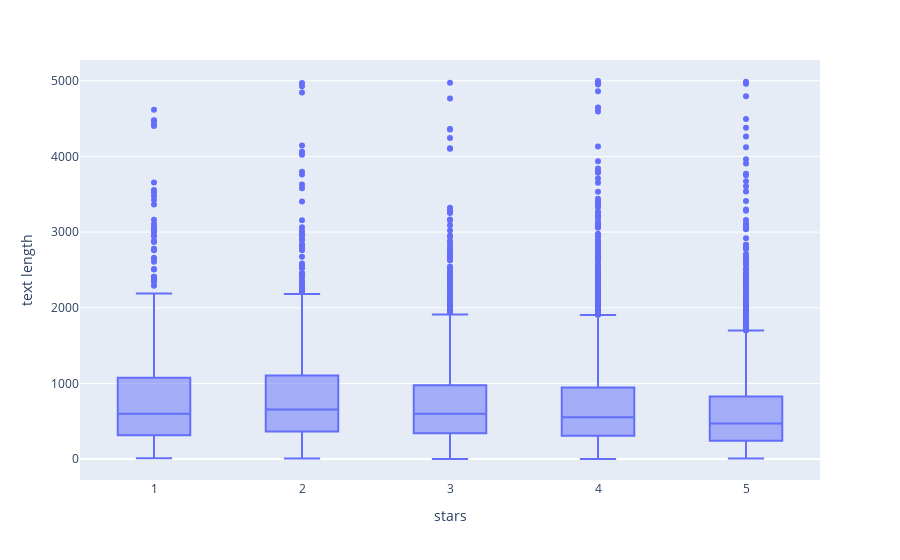

The notebook cell saved with this chart:
### Markdown cell above
**Create a boxplot of text length for each star category.**

### Code cell
px.box(data_frame=df, x="stars", y="text length")

### Figure 1 — Plotly figure (JSON) as saved in the notebook; plotly's stock layout.template omitted (floating-point values rounded to 4 significant figures; data arrays with more than 128 entries replaced by an {"elided": "..."} marker saying what was removed)
{"data": [{"alignmentgroup": "True", "hovertemplate": "stars=%{x}<br>text length=%{y}<extra></extra>", "legendgroup": "", "marker": {"color": "#636efa"}, "name": "", "notched": false, "offsetgroup": "", "orientation": "v", "showlegend": false, "type": "box", "x": {"elided": "10000 int values"}, "x0": " ", "xaxis": "x", "y": {"elided": "10000 int values"}, "y0": " ", "yaxis": "y"}], "layout": {"boxmode": "group", "legend": {"tracegroupgap": 0}, "margin": {"t": 60}, "xaxis": {"anchor": "y", "domain": [0, 1], "title": {"text": "stars"}}, "yaxis": {"anchor": "x", "domain": [0, 1], "title": {"text": "text length"}}}}
